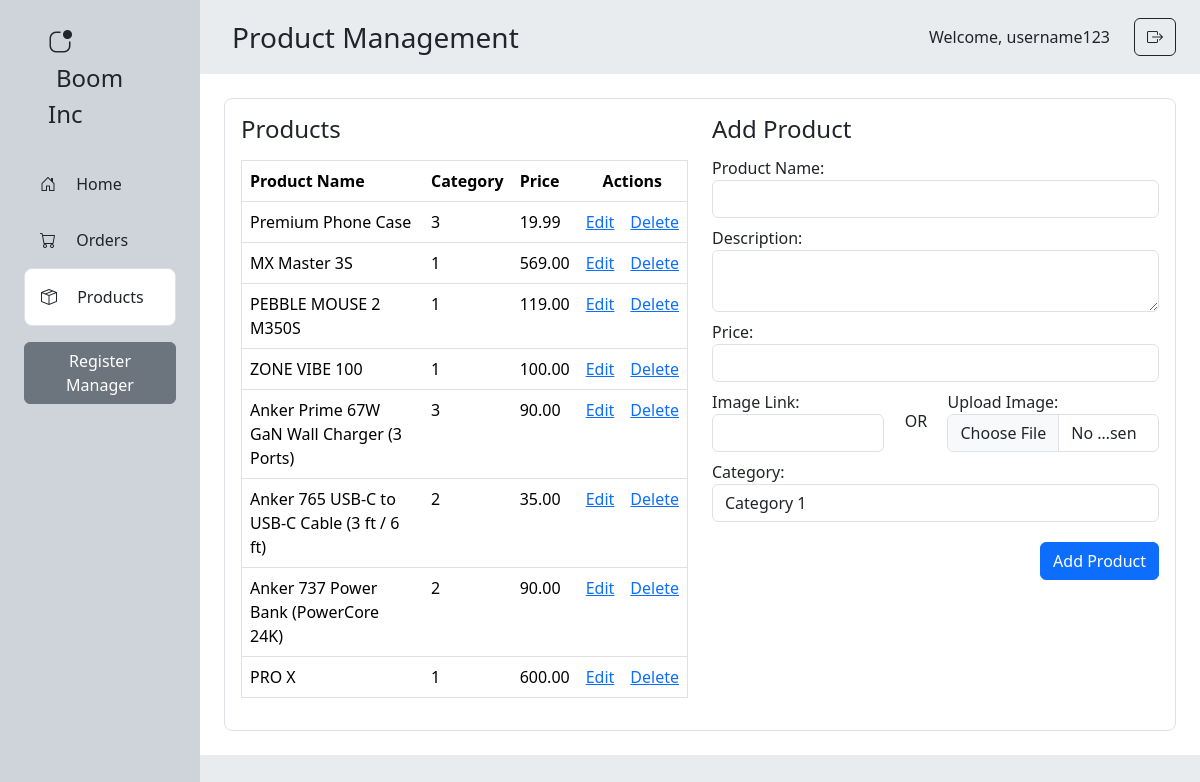
The app's page /admin/products.php (signed in) with its own data.
### tables this page shows
CREATE TABLE `products` (
  `product_id` int(11) NOT NULL,
  `product_name` varchar(255) NOT NULL,
  `description` text NOT NULL,
  `price` decimal(10,2) NOT NULL,
  `image_path` varchar(255) NOT NULL,
  `category_id` int(11) NOT NULL
);

### admin/products.php (the view, shortened to what this page needs)
<?php
include '../includes/db_connect.php';
$username = $_SESSION['username'];
?>
<!DOCTYPE html>
<html>
<head>
    <link rel="stylesheet" href="https://cdn.jsdelivr.net/npm/bootstrap@5.3.2/dist/css/bootstrap.min.css">
    <link rel="stylesheet" href="https://cdn.jsdelivr.net/npm/bootstrap-icons@1.11.3/font/bootstrap-icons.min.css">
</head>
<body>
    <div class="row m-0 min-vh-100">
        <div class="col-2 p-0 bg-dark-subtle">
            <div class="p-4 mx-4 fw-medium">
                <i class="bi bi-app-indicator fs-4 me-3"></i>
                <span class="ms-2 fs-4">Boom Inc</span>
            </div>
            <div class="mx-4">
                <div class="p-3" onclick="location.href='staff_home.php';" style="cursor: pointer;">
                    <i class="bi bi-house-door me-3"></i>
                    Home
                </div>
                <div class="p-3" onclick="location.href='orders.php';" style="cursor: pointer;">
                    <i class="bi bi-cart me-3"></i>
                    Orders
                </div>
                <div class="p-3 border rounded rounded-3 bg-white" onclick="location.href='products.php';"
                    style="cursor: pointer;">
                    <i class="bi bi-box-seam me-3"></i>
                    Products
                </div>
                <?php if ($_SESSION['role'] == 'admin'): ?>
                    <a href="register.php" class="my-3 btn btn-secondary">Register Manager</a>
                <?php endif; ?>
            </div>
        </div>
        <div class="col-10 p-0 bg-body-secondary">
            <div class="d-flex justify-content-between align-items-center">
                <div class="fw-medium fs-3 p-3 mx-3">
                    Product Management
                </div>
                <div class="px-4 d-flex align-items-center">
                    <span class="fs-6 fw-medium pe-4">Welcome,
                        <?php echo $username; ?>
                    </span>
                    <a href="logout.php" class="btn btn-outline-dark">
                        <i class="bi bi-box-arrow-right"></i>
                    </a>
                </div>
            </div>
            <div class="bg-white p-4">
                <div class="p-3 border rounded rounded-3">
                    <div class="row">
                        <div class="col-6">
                            <h4 class="mb-3">Products</h4>
                            <table class="table border">
                                <thead>
                                    <tr>
                                        <th>Product Name</th>
                                        <th>Category</th>
                                        <th>Price</th>
                                        <th colspan="2" class="text-center">Actions</th>
                                    </tr>
                                </thead>
                                <tbody>
                                    <?php
                                    $stmt = $conn->query("SELECT * FROM products");
                                    while ($row = $stmt->fetch()) { ?>
                                        <tr>
                                            <td>
                                                <?php echo $row['product_name']; ?>
                                            </td>
                                            <td>
                                                <?php echo $row['category_id']; ?>
                                            </td>
                                            <td>
                                                <?php echo $row['price']; ?>
                                            </td>
                                            <td class="text-center"><a
                                                    href="edit_product.php?id=<?php echo $row['product_id']; ?>">Edit</a>
                                            </td>
                                            <td class="text-center">
                                                <a href="" data-bs-toggle="modal" data-bs-target="#confirmDeleteModal"
                                                    data-product-id="<?php echo $row['product_id']; ?>">Delete</a>
                                            </td>
                                        </tr>
                                    <?php } ?>
                                </tbody>
                            </table>
                        </div>
                        <div class="col-6 justify-content-around">
                            <h4 class="mb-2">Add Product</h4>
                            <form method="post" enctype="multipart/form-data">
                                <div class="py-1">
                                    <label for="product_name">Product Name:</label>
                                    <input type="text" class="form-control" id="product_name" name="product_name"
                                        required>
                                </div>
                                <div class="py-1">
                                    <label for="description">Description:</label>
                                    <textarea class="form-control" id="description" name="description"></textarea>
                                </div>
                                <div class="py-1">
                                    <label for="price">Price:</label>
                                    <input type="number" class="form-control" id="price" name="price" step=".01"
                                        required>
                                </div>
                                <div class="row py-1 align-items-center justify-content-between">
                                    <div class="col-5">
                                        <label for="image_path">Image Link:</label>
                                        <input type="text" class="form-control" id="image_path" name="image_path"
                                            required>
                                    </div>
                                    OR
                                    <div class="col-6">
                                        <label for="image_upload">Upload Image:</label>
                                        <input type="file" class="form-control" id="image_upload" name="image_upload"
                                            accept="image/*">
                                    </div>
                                </div>
                                <div class="py-1">
                                    <label for="category_id">Category:</label>
                                    <select class="form-control" id="category_id" name="category_id">
                                        <option value="1">Category 1</option>
                                    </select>
                                </div>
                                <div class="mt-3 d-flex justify-content-end">
                                    <button type="submit" name="submit" class="btn btn-primary">Add Product</button>
                                </div>
                            </form>
                        </div>
                    </div>
                </div>
            </div>
        </div>
    </div>
</body>
</html>

### records on screen
products: product_name "Premium Phone Case", category "3", price "19.99"
products: product_name "MX Master 3S", category "1", price "569.00"
products: product_name "PEBBLE MOUSE 2 M350S", category "1", price "119.00"
products: product_name "ZONE VIBE 100", category "1", price "100.00"
products: product_name "Anker Prime 67W GaN Wall Charger (3 Ports)", category "3", price "90.00"
products: product_name "Anker 765 USB-C to USB-C Cable (3 ft / 6 ft)", category "2", price "35.00"
products: product_name "Anker 737 Power Bank (PowerCore 24K)", category "2", price "90.00"
products: product_name "PRO X", category "1", price "600.00"

### other values on screen
$username "username123"
